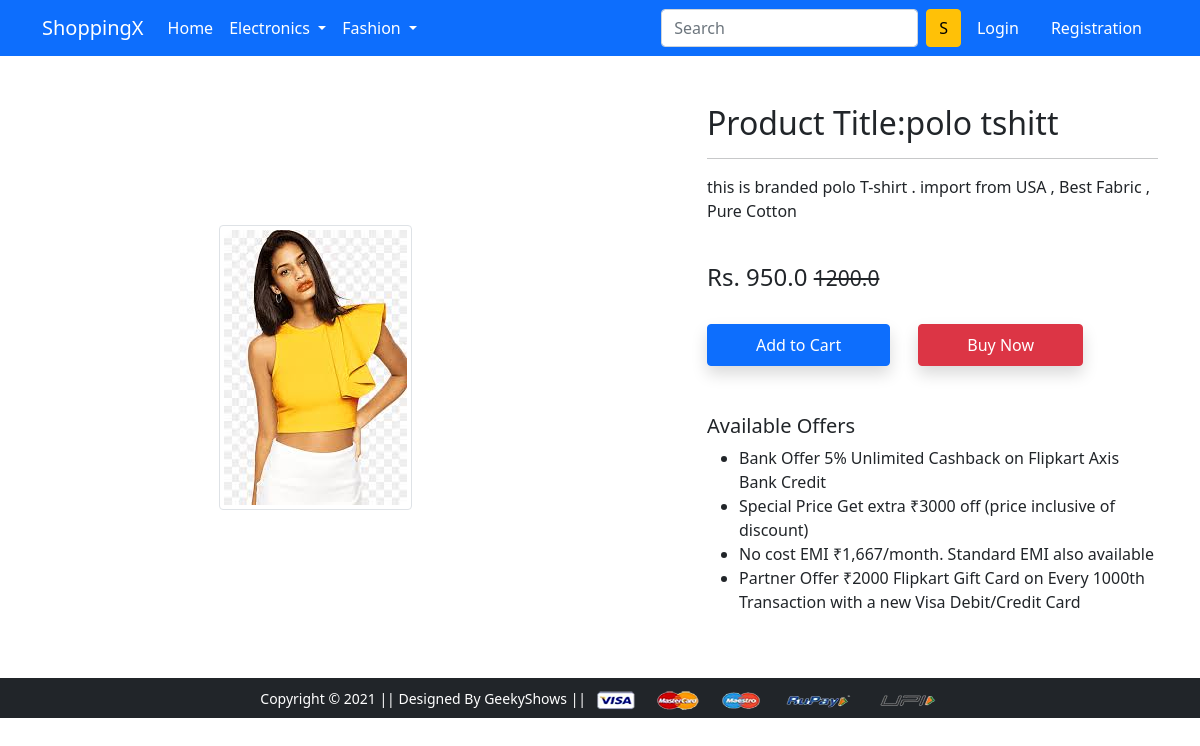
Screenshot of /product-detail/1 with the database file from the repository.
### app/models.py (models this page shows, shortened)
class Product(models.Model):
    title = models.CharField(max_length=50)
    selling_price = models.FloatField()
    discounted_price = models.FloatField()
    description = models.TextField()
    brand  = models.CharField(max_length=10)
    catagery = models.CharField(choices=CATAGERY_CHOICES, max_length=2)
    product_image = models.ImageField(upload_to='productImg')

### app/views.py (the view)
# urls.py: path('product-detail/<int:pk>', views.product_detail, name='product-detail'),
def product_detail(request, pk):
 product  = Product.objects.get(pk=pk)
 return render(request, 'app/productdetail.html', {'product':product})

### app/templates/app/productdetail.html (shortened to what this page needs)
{% extends 'app/base.html' %}
{% load static %}
{% block main-content %}
<div class="container my-5">
 <div class="row">
  <div class="col-sm-6 text-center align-self-center">
   <img src="{{product.product_image.url}}" alt="" class="img-fluid img-thumbnail">
  </div>
  <div class="col-sm-5 offset-sm-1">
   <h2>Product Title:{{product.title}}</h2>
   <hr>
   <p>{{product.description}}</p> <br>
   <h4>Rs. {{product.discounted_price}} <small class="fw-light text-decoration-line-through">{{product.selling_price}}</small></h4> <br>
<form method='get' action='/add-to-cart' class='d-inline'>
    <button class="btn btn-primary shadow px-5 py-2">Add to Cart</button>
</form>
   <a href="{% url 'buy-now' %}" class="btn btn-danger shadow px-5 py-2 ms-4">Buy Now</a>
   <h5 class="mt-5">Available Offers</h5>
   <ul>
    <li>Bank Offer 5% Unlimited Cashback on Flipkart Axis Bank Credit</li>
    <li>Special Price Get extra ₹3000 off (price inclusive of discount)</li>
    <li>No cost EMI ₹1,667/month. Standard EMI also available</li>
    <li>Partner Offer ₹2000 Flipkart Gift Card on Every 1000th Transaction with a new Visa Debit/Credit Card</li>
   </ul>
  </div>
 </div>
</div>
{% endblock main-content %}

### rows the page displays
Product: product_image (picture), title "polo tshitt", description "this is branded polo T-shirt . import from USA , Best Fabric , Pure Cotton", discounted_price "950.0", selling_price "1200.0"
